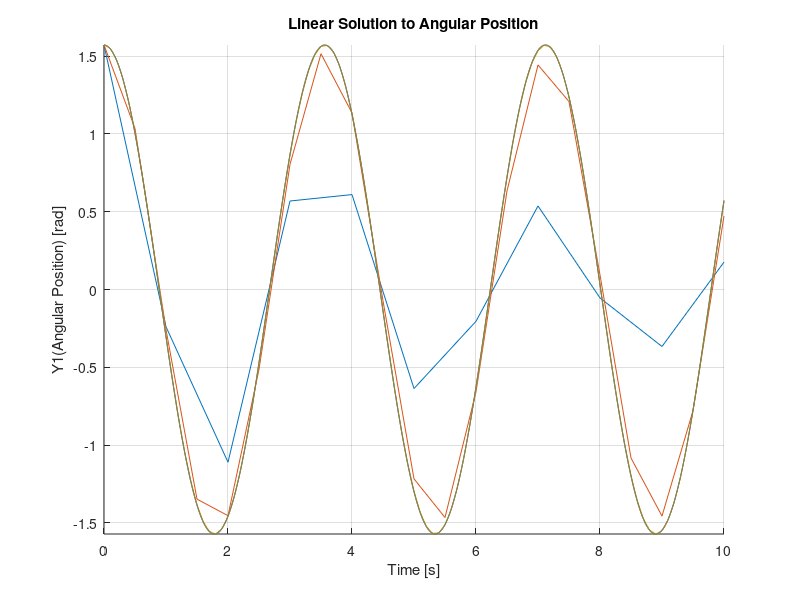
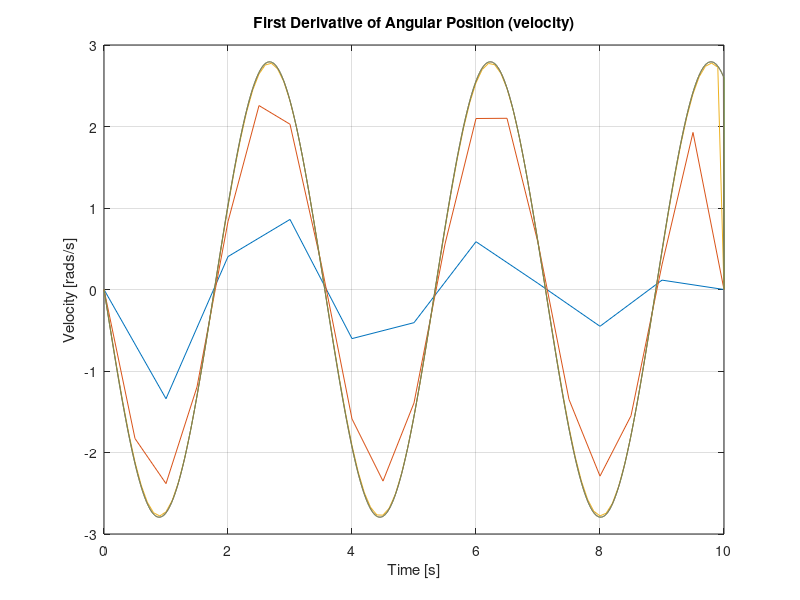
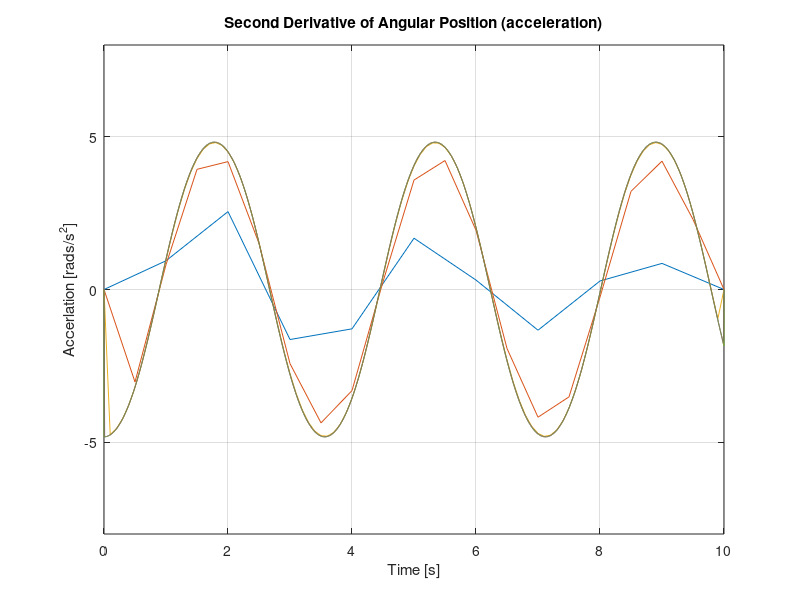
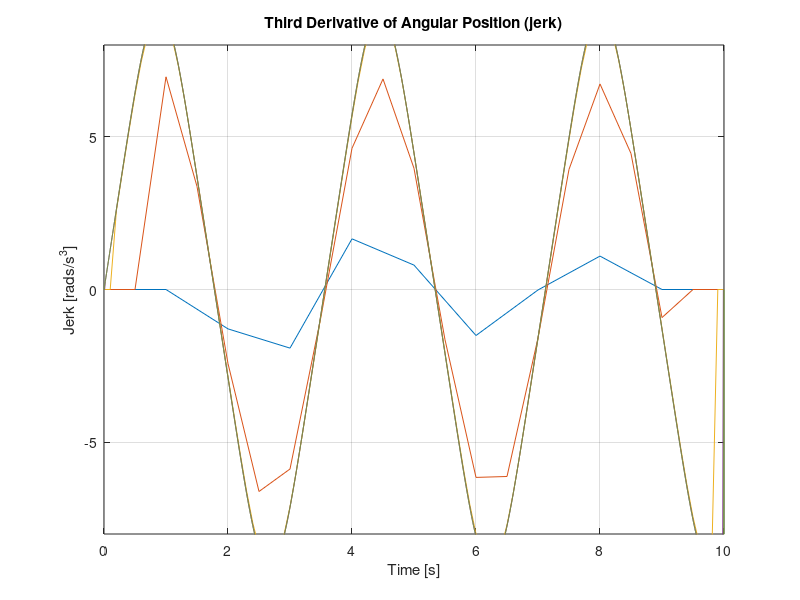

Write the MATLAB code that produced these figures, in order.
% ME 428: Final Project 
% ME 428 FINAL PROJECT: SOLUTION OF THE NON-LINEAR PENDULUM PROBLEM
% BY: ALEX PADRON (UIN: 651174065)
% Runge-Kutta 4th order method for solving a non-linear and Linear 2nd-order ODE
% Central Finite Difference scheme to calculate the first to third
% derivatives of the Linear case found using RK4

clear; % for clearing workspace
% Parameters obtained from [Table. 1]
g = 9.8;   % Gravity constant
L = 3.0;    % Length 
hValues = [1.0, 0.50, 0.10, 0.01, 0.001];  % Step sizes
duration = 10; 

% RK4 Loop for the 3 different cases 
for i = 1:length(hValues)
    
    h = hValues(i); 
    N = duration / h;  % Number of steps for the given duration and step size
    
    % Preallocate Matrices (kept giving me indexing error otherwise?)
    Y1 = zeros(1, N+1);
    Y2 = zeros(1, N+1);
    t = zeros(1, N+1);
    v = zeros(1, N+1);
    a = zeros(1, N+1);
    jerk = zeros(1, N+1);


    % Boundary Conditions:
    Y1(1) = pi/2;
    Y2(1) = 0;
    Y1Lin(1) = pi/2;
    Y2Lin(1) = 0;
    v(1) = 0;
    
    % Converted 2nd-Order ODE:
    dY1 = @(Y2) Y2; % angular position
    dY2 = @(Y1) -(g/L)*sin(Y1); % angular velocity
    % LINEAR FUNCTIONS USING SMALL-ANGLE APPROX:
    dY1Lin = @(Y2Lin) Y2Lin;
    dY2Lin = @(Y1Lin) -(g/L)*Y1Lin;

    
    % RK4 Method [K = linear, k = non-linear]
    for n = 1:N
        
        K11 = dY1Lin(Y2Lin(n));
        K12 = dY2(Y1Lin(n));
        
        k11 = dY1(Y2(n));
        k12 = dY2(Y1(n));
        
        K21 = dY1Lin(Y2Lin(n) + 0.5*h*K12);
        K22 = dY2Lin(Y1Lin(n) + 0.5*h*K11);
        
        k21 = dY1(Y2(n) + 0.5 * h * k12);
        k22 = dY2(Y1(n) + 0.5 * h * k11);
        
        K31 = dY1Lin(Y2Lin(n) + 0.5*h*K22);
        K32 = dY2Lin(Y1Lin(n) + 0.5*h*K21);
        
        k31 = dY1(Y2(n) + 0.5 * h * k22);
        k32 = dY2(Y1(n) + 0.5 * h * k21);
        
        K41 = dY1Lin(Y2Lin(n) + h * K32);
        K42 = dY2Lin(Y1Lin(n) + h * K31);
        
        k41 = dY1(Y2(n) + h * k32);
        k42 = dY2(Y1(n) + h * k31);
        
        % Linear Solution
        Y1Lin(n+1) = Y1Lin(n) + (h / 6.0) * (K11+ (2*K21) + ( 2*K31) + K41);
        Y2Lin(n+1) = Y2Lin(n) + (h / 6.0) * (K12 + (2*K22) + (2*K32) + K42);
        
        % Non-Linear solution
        Y1(n+1) = Y1(n) + (h / 6.0) * (k11 + (2*k21) + (2*k31) + k41);
        Y2(n+1) = Y2(n) + (h / 6.0) * (k12 + (2*k22) + (2*k32) + k42);
        t(n+1) = t(n) + h;
      
    end % end of RK4 Calculations (only variation is the step-size)
    
    % Finite Difference Loops:
    for n = 2:N
       
        % Central Finite Difference for first derivative (velocity)
        
        v(n) = (Y1Lin(n+1) - Y1Lin(n-1)) / (2*h);
    
    end
    
    
    for n = 2:N
        
        % Central Finite Difference for second derivative (acceleration)
        a(n) = (Y1Lin(n+1) - 2*Y1Lin(n) + Y1Lin(n-1)) / (h^2);
    
    end
    
    
    for n = 3:N-1
        
        % Central Finite Difference for third derivative (Jerk)
        jerk(n) = (Y1Lin(n+2) - 2*Y1Lin(n+1) + 2*Y1Lin(n-1) - Y1Lin(n-2)) / (2*h^3);
    
    end
%   -------------------START OF PLOTTING SECTION-------------------------------

    % Plot of Linear case for Y1
    hold on;
    figure(1)
    grid on;    
    axis([0.0, 10.0, min(Y1Lin), max(Y1Lin)])
    plot(t,Y1Lin, 'DisplayName',['h = ', num2str(h)]);
    xlabel('Time [s]');
    ylabel('Y1(Angular Position) [rad]');
    title('Linear Solution to Angular Position'); 
    hold off;
    
    % Plot results of derivatives overlapped with different step-sizes of the LINEAR case:
    
    % Velocity
    hold on;
    figure(2)
    grid on;    
    axis([0.0, 10.0, -3, 3])
    plot(t,v, 'DisplayName',['h = ', num2str(h)]);
    xlabel('Time [s]');
    ylabel('Velocity [rads/s]');
    title('First Derivative of Angular Position (velocity)'); 
    hold off;
    
    %Acceleration
    hold on;
    figure(3)
    grid on;    
    axis([0.0, 10.0, -8, 8])
    plot(t,a, 'DisplayName',['h = ', num2str(h)]);
    xlabel('Time [s]');
    ylabel('Accerlation [rads/s^2]');
    title('Second Derivative of Angular Position (acceleration)'); 
    hold off;
    
    % Jerk
    hold on;
    figure(4)
    grid on;    
    axis([0.0, 10.0, -8, 8])
    plot(t,jerk, 'DisplayName',['h = ', num2str(h)]);
    xlabel('Time [s]');
    ylabel('Jerk [rads/s^3]');
    title('Third Derivative of Angular Position (jerk)'); 
    hold off;


    % Non-Linear case: Angular Position
    hold on;
    figure(5);
    grid on;
    plot(t, Y1, 'DisplayName',['h = ', num2str(h)]);
    % sets axis limits:
    axis([0.0, 10.0, -3, 3]) % x-axis from 0 to 10, y-axis from -+0.50 offset of min and max values of function
    xlabel('Time [s]');
    ylabel('Y1(Angular Position) [rad]');
    title('Non-Linear Solution to Angular Position'); % for use in distinguishing different graphs
    hold off;
    
    % Non-Linear case: Angular Position
    hold on;
    figure(6);
    grid on;
    plot(t, Y2, 'DisplayName',['h = ', num2str(h)]);
    axis([0.0, 10.0, -3, 3]) % x-axis from 0 to 10, y-axis from -+0.50 offset of min and max values of function
    xlabel('Time [s]');
    ylabel('Y2 (Non-Linear Angular Velocity) [rad/s]');
    title('Non-Linear Solution to Angular Velocity'); % for use in distinguishing different graphs
    hold off;
    
end 
